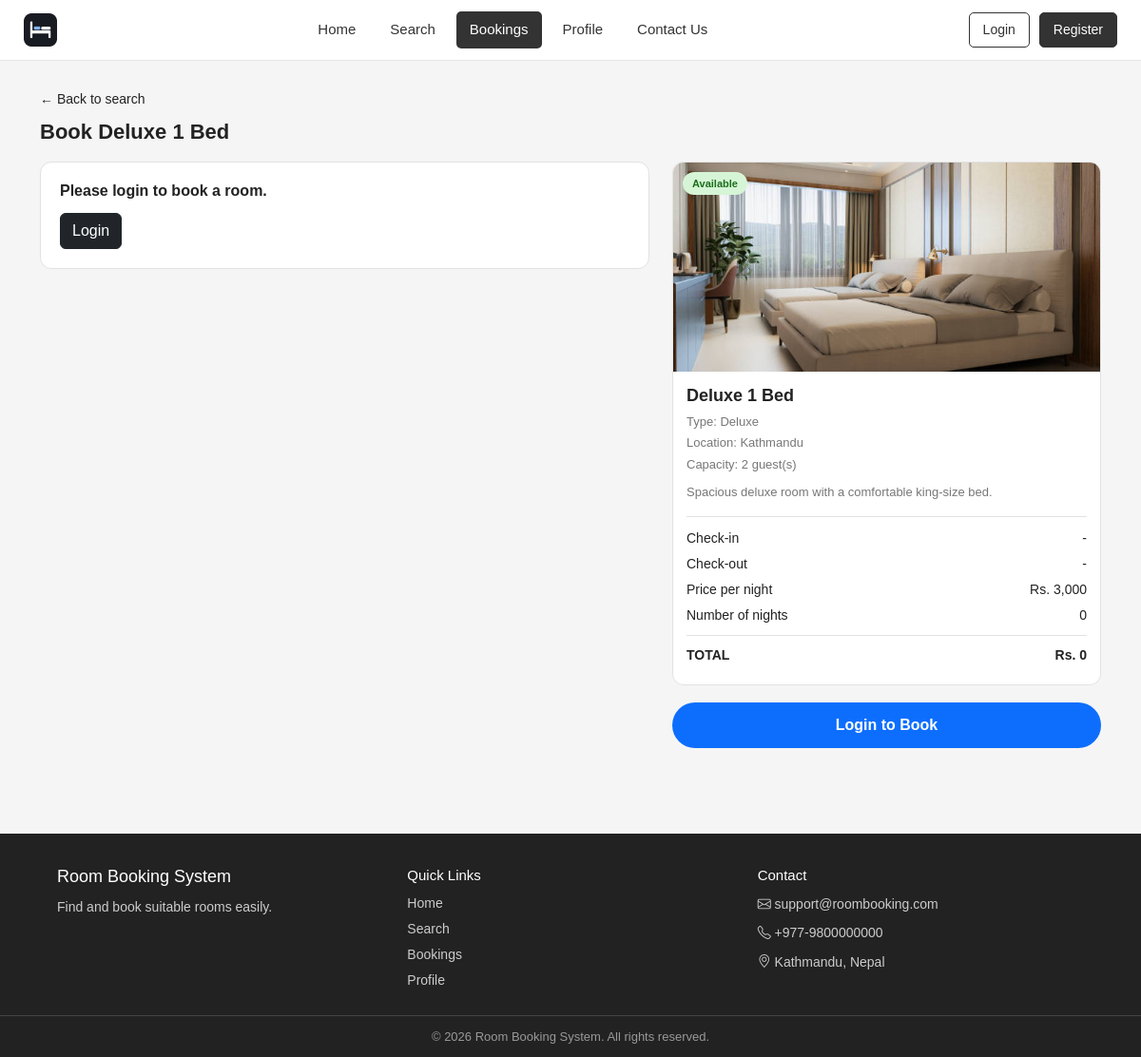
/Booking.php?room_id=2, run on an earlier commit of the app's database.
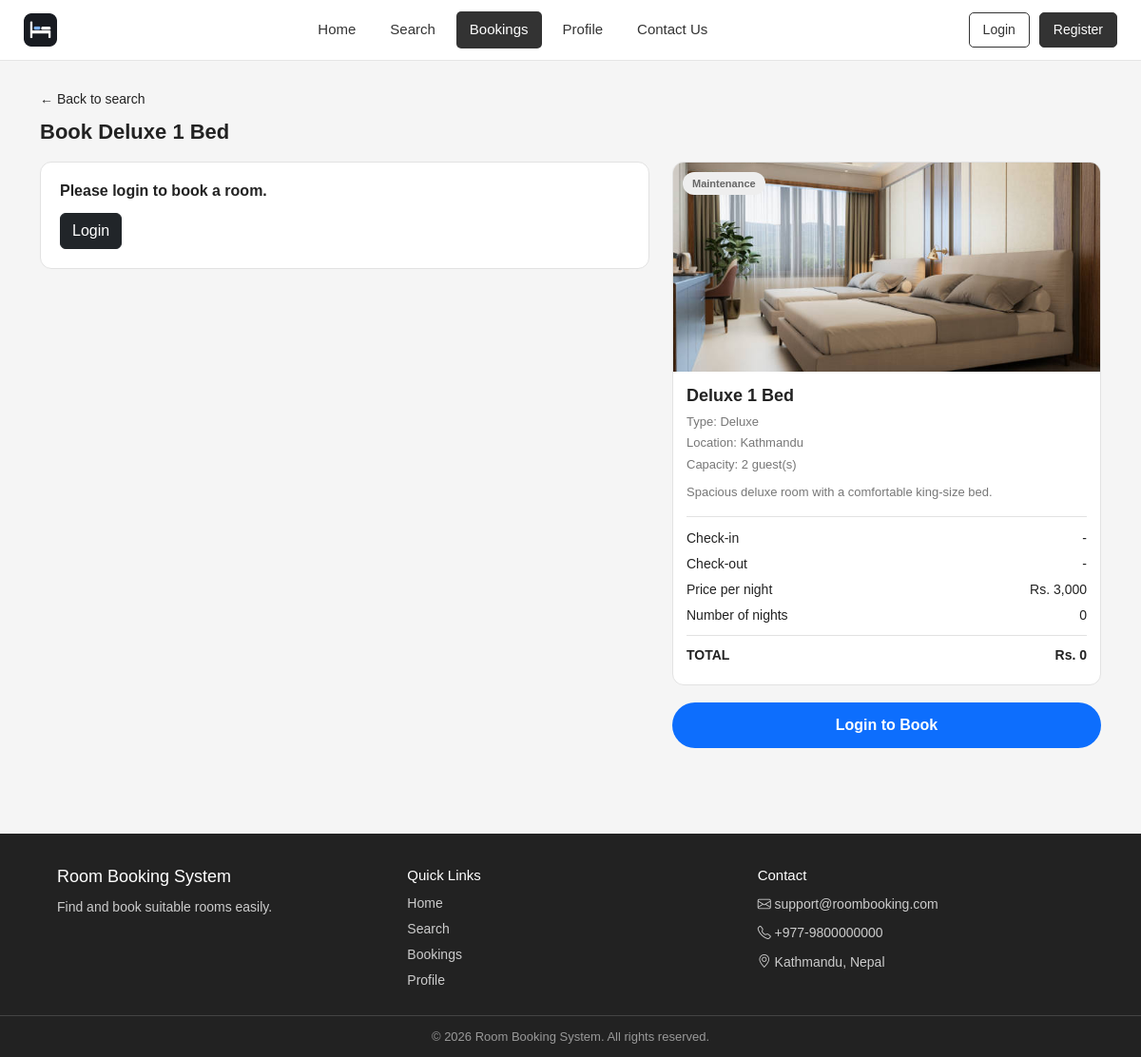
And on a later commit of the database.
### tables this page shows
CREATE TABLE `rooms` (
  `room_id` int(11) NOT NULL,
  `room_name` varchar(100) NOT NULL,
  `room_type` varchar(50) DEFAULT NULL,
  `capacity` int(11) NOT NULL,
  `price_per_night` decimal(10,2) NOT NULL DEFAULT 0.00,
  `location` varchar(100) DEFAULT NULL,
  `description` text DEFAULT NULL,
  `image` varchar(255) DEFAULT NULL,
  `status` enum('Available','Booked','Maintenance') DEFAULT 'Available',
  `created_at` timestamp NOT NULL DEFAULT current_timestamp()
);

### Booking.php (the view, shortened to what this page needs)
<?php
include "dbconnection.php";
$room = null;
if (isset($_GET['room_id'])) {
    $room_id = intval($_GET['room_id']);
} else {
    $room_id = 0;
}
if ($room_id > 0) {
    $sql = "SELECT room_id, room_name, room_type, capacity, price_per_night,
                   location, description, image, status
            FROM rooms
            WHERE room_id = ?";
    $stmt = $conn->prepare($sql);
    $stmt->bind_param("i", $room_id);
    $stmt->execute();
    $result = $stmt->get_result();
    $room = $result->fetch_assoc();
}
$is_logged_in = isset($_SESSION['user_id']);
?>
<!DOCTYPE html>
<html lang="en">
<head>
<link rel="stylesheet" href="https://cdn.jsdelivr.net/npm/bootstrap@5.3.0/dist/css/bootstrap.min.css">
</head>
<body>
<?php include "header.php"; ?>
<div class="container page-bottom">
<?php if (!$room) { ?>
    <div class="card-box text-center" style="margin-top: 40px;">
        <h1 class="page-title">Room not found</h1>
        <p>Sorry, this room does not exist.</p>
        <a href="Search.php" class="btn btn-dark">Back to Search</a>
    </div>
<?php } else { ?>
    <a href="Search.php" class="back-link">&larr; Back to search</a>
    <h1 class="page-title">Book <?php echo htmlspecialchars($room['room_name']); ?></h1>
    <form method="POST" action="Booking.php?room_id=<?php echo (int) $room['room_id']; ?>"
          id="bookingForm" onsubmit="return validateBooking();">
        <div class="row g-4">
            <div class="col-lg-7">
                <?php if (!$is_logged_in) { ?>
                    <div class="card-box">
                        <h2>Please login to book a room.</h2>
                        <a href="login.php" class="btn btn-dark">Login</a>
                    </div>
                <?php } ?>
            </div>
            <div class="col-lg-5">
                <div class="room-card">
                    <div class="room-img-wrap">
                        <?php if (!empty($room['image'])) { ?>
                            <img src="images/<?php echo htmlspecialchars($room['image']); ?>"
                                 alt="<?php echo htmlspecialchars($room['room_name']); ?>">
                        <?php } else { ?>
                            <div class="no-image">No Image Available</div>
                        <?php } ?>
                        <?php if (strtolower($room['status']) == "available") { ?>
                            <span class="room-badge badge-available">Available</span>
                        <?php } else { ?>
                            <span class="room-badge badge-unavailable"><?php echo htmlspecialchars($room['status']); ?></span>
                        <?php } ?>
                    </div>
                    <div class="room-body">
                        <div class="room-name"><?php echo htmlspecialchars($room['room_name']); ?></div>
                        <div class="info-line">Type: <?php echo htmlspecialchars($room['room_type']); ?></div>
                        <div class="info-line">Location: <?php echo htmlspecialchars($room['location']); ?></div>
                        <div class="info-line">Capacity: <?php echo (int) $room['capacity']; ?> guest(s)</div>
                        <?php if (!empty($room['description'])) { ?>
                            <div class="room-description">
                                <?php echo nl2br(htmlspecialchars($room['description'])); ?>
                            </div>
                        <?php } ?>
                        <div class="summary" id="priceBox"
                             data-price="<?php echo (float) $room['price_per_night']; ?>">
                            <div class="summary-row">
                                <span>Check-in</span>
                                <span id="showCheckIn">-</span>
                            </div>
                            <div class="summary-row">
                                <span>Check-out</span>
                                <span id="showCheckOut">-</span>
                            </div>
                            <div class="summary-row">
                                <span>Price per night</span>
                                <span>Rs. <?php echo number_format((float) $room['price_per_night']); ?></span>
                            </div>
                            <div class="summary-row">
                                <span>Number of nights</span>
                                <span id="showNights">0</span>
                            </div>
                            <div class="summary-row summary-total">
                                <span>TOTAL</span>
                                <span id="showTotal">Rs. 0</span>
                            </div>
                        </div>
                    </div>
                </div>
                <?php if ($is_logged_in) { ?>
                    <button type="submit" class="book-button">Book Now</button>
                <?php } else { ?>
                    <a href="login.php" class="book-button">Login to Book</a>
                <?php } ?>
            </div>
        </div>
    </form>
<?php } ?>
</div>
<?php include "Footer.php"; ?>
</body>
</html>

### header.php (shortened to what this page needs)
<?php
$currentPage = strtolower(basename($_SERVER['PHP_SELF']));
?>
<header class="site-header">
    <div class="left-section">
        <div class="logo">
            <a href="index.php">
                <img src="images/logo.png" alt="Logo">
            </a>
        </div>
    </div>
    <nav class="nav-section">
        <a href="index.php"
           class="<?php echo $currentPage == 'index.php' ? 'active' : ''; ?>">
           Home
        </a>
        <a href="Search.php"
           class="<?php echo $currentPage == 'search.php' ? 'active' : ''; ?>">
           Search
        </a>
        <a href="Booking.php"
           class="<?php echo $currentPage == 'booking.php' ? 'active' : ''; ?>">
           Bookings
        </a>
        <a href="UserProfile.php"
           class="<?php echo $currentPage == 'userprofile.php' ? 'active' : ''; ?>">
           Profile
        </a>
        <a href="ContactUs.php"
           class="<?php echo $currentPage == 'contactus.php' ? 'active' : ''; ?>">
           Contact Us
        </a>
    </nav>
    <div class="right-section">
        <?php if (isset($_SESSION['user_id'])): ?>
            <?php
            $firstLetter = mb_strtoupper(mb_substr($_SESSION['full_name'], 0, 1));
            ?>
            <div class="user-icon">
                <?php echo htmlspecialchars($firstLetter); ?>
            </div>
            <?php if ($currentPage == 'userprofile.php'): ?>
                <a href="logout.php" class="btn-header btn-header-outline">
                    Logout
                </a>
            <?php endif; ?>
        <?php else: ?>
            <a href="login.php" class="btn-header btn-header-outline">
                Login
            </a>
            <a href="register.php" class="btn-header btn-header-dark">
                Register
            </a>
        <?php endif; ?>
    </div>
</header>

### Footer.php (shortened to what this page needs)
<link rel="stylesheet"
      href="https://cdn.jsdelivr.net/npm/bootstrap-icons@1.11.3/font/bootstrap-icons.min.css">
<footer class="site-footer">
    <div class="footer-main">
        <div>
            <h5>Room Booking System</h5>
            <p>Find and book suitable rooms easily.</p>
        </div>
        <div class="footer-links">
            <h6>Quick Links</h6>
            <a href="index.php">Home</a>
            <a href="Search.php">Search</a>
            <a href="my_bookings.php">Bookings</a>
            <a href="UserProfile.php">Profile</a>
        </div>
        <div>
            <h6>Contact</h6>
            <p><i class="bi bi-envelope"></i> support@roombooking.com</p>
            <p><i class="bi bi-telephone"></i> +977-9800000000</p>
            <p><i class="bi bi-geo-alt"></i> Kathmandu, Nepal</p>
        </div>
    </div>
    <div class="footer-bottom">
        &copy; 2026 Room Booking System. All rights reserved.
    </div>
</footer>

### Booking.php (style rules this page uses)
body { font-family: Arial, sans-serif; background: #f5f5f5; color: #222222; }
.page-title { font-size: 22px; font-weight: bold; margin: 10px 0 18px; }
.back-link { display: inline-block; margin-top: 30px; color: #222222; text-decoration: none; font-size: 14px; }
.card-box { background: #fff; border: 1px solid #e2e2e2; border-radius: 12px; padding: 20px; margin-bottom: 18px; }
.card-box h2 { font-size: 16px; font-weight: bold; margin: 0 0 14px; }
.info-line { font-size: 13px; color: #777; margin-bottom: 3px; }
.room-card { background: #fff; border: 1px solid #e2e2e2; border-radius: 12px; overflow: hidden; }
.room-img-wrap { position: relative; }
.room-img-wrap img, .no-image { width: 100%; height: 220px; object-fit: cover; display: block; }
.room-badge { position: absolute; top: 10px; left: 10px; font-size: 11px; font-weight: bold; padding: 4px 10px; border-radius: 12px; }
.badge-unavailable { background: #eeeeee; color: #666666; }
.room-body { padding: 12px 14px 14px; }
.room-name { font-size: 18px; font-weight: bold; margin-bottom: 4px; }
.room-description { font-size: 13px; color: #777; margin-top: 10px; }
.summary { border-top: 1px solid #e2e2e2; margin-top: 15px; padding-top: 12px; font-size: 14px; }
.summary-row { display: flex; justify-content: space-between; margin-bottom: 6px; }
.summary-total { border-top: 1px solid #e2e2e2; padding-top: 10px; margin-top: 10px; font-weight: bold; }
.book-button { display: block; width: 100%; margin-top: 18px; padding: 12px; background: #0d6efd; color: #fff; border: none; border-radius: 25px; font-size: 16px; font-weight: bold; text-align: center; text-decoration: none; cursor: pointer; }
.page-bottom { padding-bottom: 40px; }
.badge-available { background: #d6f5d6; color: #1c6e1c; }

### header.php (style rules this page uses)
.site-header { display: flex; align-items: center; justify-content: space-between; flex-wrap: wrap; gap: 10px; padding: 12px 25px; background: #fff; border-bottom: 1px solid #e5e5e5; }
.left-section { display: flex; align-items: center; }
.left-section .logo img { height: 35px; }
.nav-section { display: flex; align-items: center; gap: 8px; }
.nav-section a { padding: 8px 14px; border-radius: 5px; text-decoration: none; font-size: 15px; color: #333; }
.nav-section a:hover, .nav-section a.active { background-color: #333; color: white; }
.right-section { display: flex; align-items: center; gap: 10px; }
.btn-header { padding: 7px 14px; border-radius: 5px; text-decoration: none; font-size: 14px; }
.btn-header-outline { border: 1px solid #333; color: #333; background: #fff; }
.btn-header-dark { border: 1px solid #333; color: #fff; background: #333; }

### Footer.php (style rules this page uses)
.site-footer { background-color: #222222; color: #cccccc; margin-top: 50px; font-family: Arial, sans-serif; }
.footer-main { width: 90%; max-width: 1200px; margin: auto; padding: 35px 0 20px 0; display: grid; grid-template-columns: repeat(3, 1fr); gap: 25px; }
.footer-main h5 { color: #ffffff; font-size: 18px; margin-bottom: 10px; }
.footer-main h6 { color: #ffffff; font-size: 15px; margin-bottom: 10px; }
.footer-main p { font-size: 14px; line-height: 1.6; margin-bottom: 8px; }
.footer-links a { display: block; color: #cccccc; text-decoration: none; font-size: 14px; margin-bottom: 6px; }
.footer-bottom { border-top: 1px solid #444444; text-align: center; font-size: 13px; padding: 12px 0; color: #999999; }

What changed in the data, as far as the page shows it:
changed rooms "Deluxe 1 Bed": status (not shown) → "Maintenance"
Also different on the page:
text no longer shown: "Available"
